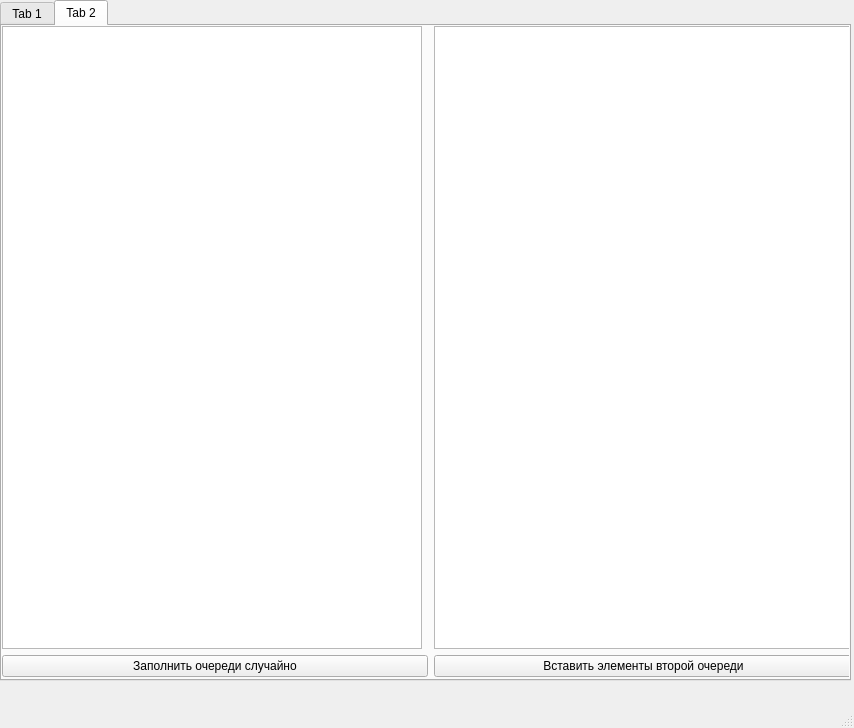
<?xml version="1.0" encoding="UTF-8"?>
<ui version="4.0">
 <class>MainWindow</class>
 <widget class="QMainWindow" name="MainWindow">
  <property name="geometry">
   <rect>
    <x>0</x>
    <y>0</y>
    <width>854</width>
    <height>728</height>
   </rect>
  </property>
  <property name="windowTitle">
   <string>MainWindow</string>
  </property>
  <widget class="QWidget" name="centralwidget">
   <widget class="QTabWidget" name="tabWidget">
    <property name="geometry">
     <rect>
      <x>0</x>
      <y>0</y>
      <width>851</width>
      <height>681</height>
     </rect>
    </property>
    <property name="currentIndex">
     <number>1</number>
    </property>
    <widget class="QWidget" name="tab">
     <attribute name="title">
      <string>Tab 1</string>
     </attribute>
     <widget class="QWidget" name="gridLayoutWidget">
      <property name="geometry">
       <rect>
        <x>0</x>
        <y>0</y>
        <width>851</width>
        <height>651</height>
       </rect>
      </property>
      <layout class="QGridLayout" name="gridLayout">
       <item row="0" column="0" colspan="4">
        <widget class="QListWidget" name="demoMethodsList"/>
       </item>
       <item row="1" column="1">
        <widget class="QPushButton" name="popButton">
         <property name="text">
          <string>Pop</string>
         </property>
        </widget>
       </item>
       <item row="1" column="3">
        <widget class="QSpinBox" name="insertedElComboBox"/>
       </item>
       <item row="1" column="0">
        <widget class="QPushButton" name="pushButton">
         <property name="text">
          <string>Push</string>
         </property>
        </widget>
       </item>
       <item row="1" column="2">
        <widget class="QLabel" name="label">
         <property name="text">
          <string>Вставляемый элемент:</string>
         </property>
         <property name="alignment">
          <set>Qt::AlignRight|Qt::AlignTrailing|Qt::AlignVCenter</set>
         </property>
        </widget>
       </item>
      </layout>
     </widget>
    </widget>
    <widget class="QWidget" name="tab_2">
     <attribute name="title">
      <string>Tab 2</string>
     </attribute>
     <widget class="QWidget" name="gridLayoutWidget_2">
      <property name="geometry">
       <rect>
        <x>0</x>
        <y>0</y>
        <width>851</width>
        <height>651</height>
       </rect>
      </property>
      <layout class="QGridLayout" name="gridLayout_2">
       <item row="1" column="2">
        <widget class="QPushButton" name="insertButton">
         <property name="text">
          <string>Вставить элементы второй очереди</string>
         </property>
        </widget>
       </item>
       <item row="1" column="0" colspan="2">
        <widget class="QPushButton" name="fillButton">
         <property name="text">
          <string>Заполнить очереди случайно</string>
         </property>
        </widget>
       </item>
       <item row="0" column="0">
        <widget class="QListWidget" name="queue1Widget"/>
       </item>
       <item row="0" column="2">
        <widget class="QListWidget" name="queue2Widget"/>
       </item>
      </layout>
     </widget>
    </widget>
   </widget>
  </widget>
  <widget class="QMenuBar" name="menubar">
   <property name="geometry">
    <rect>
     <x>0</x>
     <y>0</y>
     <width>854</width>
     <height>23</height>
    </rect>
   </property>
  </widget>
  <widget class="QStatusBar" name="statusbar"/>
 </widget>
 <resources/>
 <connections/>
</ui>
